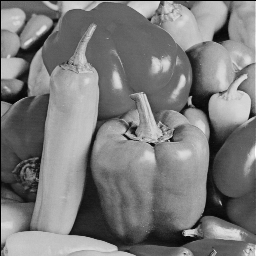
%> input picture Final_Project/Matlab Code/Image Quality Measure/peppers256.png, 256 x 256 px
$ octave Final_Project.m   (GNU Octave 9; MATLAB toolbox functions it lacks are replaced by stand-ins)
%> lines starting %> are read from the running program, lines starting %| are printed output that depends on the picture
clear, clc;

image1 = imread('peppers256.png');
%> image1 is the input picture: size 256x256 uint8; min 0, max 254, mean 123.1
image1 = double(image1);
%> image1: size 256x256 double
image2 = imread('cameraman.tif');
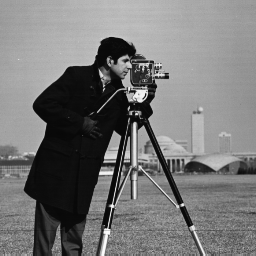
%> input picture Final_Project/Matlab Code/Image Quality Measure/cameraman.tif, 256 x 256 px
%> image2 is the input picture: size 256x256 uint8; min 7, max 253, mean 118.7
image2 = double(image2);
%> image2: size 256x256 double
image3 = imread('barbara.bmp');
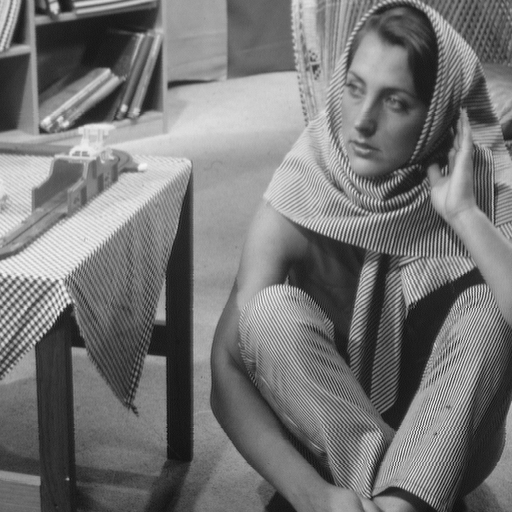
%> input picture Final_Project/Matlab Code/Image Quality Measure/barbara.bmp, 512 x 512 px
%> image3 is the input picture: size 512x512 uint8; min 12, max 246, mean 117.4
image3 = double(image3);
%> image3: size 512x512 double
image4 = imread('buffalo.tif');
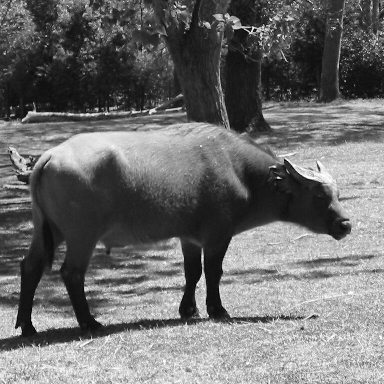
%> input picture Final_Project/Matlab Code/Image Quality Measure/buffalo.tif, 384 x 384 px
%> image4 is the input picture: size 384x384 uint8; min 0, max 255, mean 109.1
image4 = double(image4);
%> image4: size 384x384 double
image5 = imread('caribou.tif');
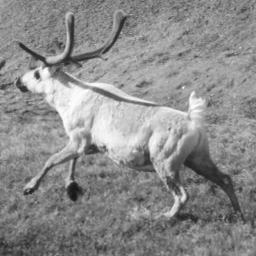
%> input picture Final_Project/Matlab Code/Image Quality Measure/caribou.tif, 256 x 256 px
%> image5 is the input picture: size 256x256 uint8; min 21, max 254, mean 139.8
image5 = double(image5);
%> image5: size 256x256 double
image6 = imread('iguana.tif');
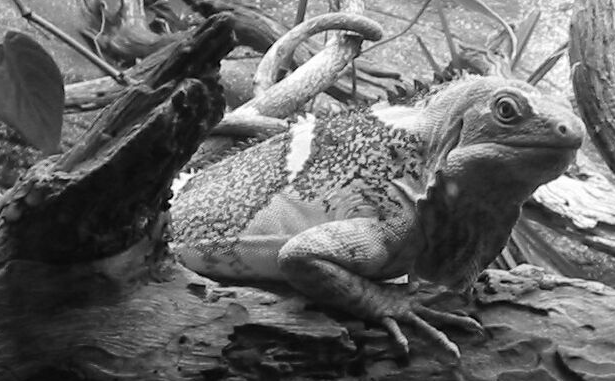
%> input picture Final_Project/Matlab Code/Image Quality Measure/iguana.tif, 615 x 381 px
%> image6 is the input picture: size 381x615 uint8; min 0, max 255, mean 102.5
image6 = double(image6);
%> image6: size 381x615 double
%> (the run ends here)
